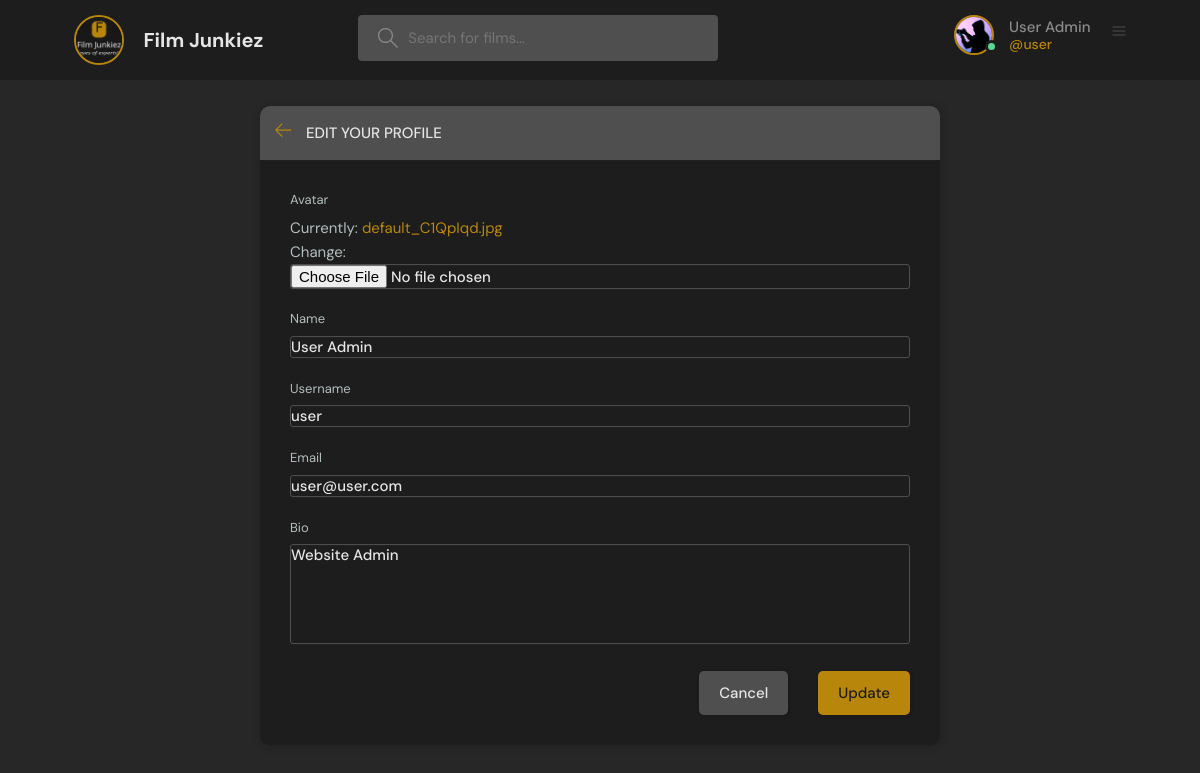
The app's page /modify-user (signed in) with its own data.
### base/models.py (models this page shows, shortened)
class User(AbstractUser):
    name = models.CharField(max_length=200, null=True)
    email = models.EmailField(unique=True, null=True)
    bio = models.TextField(null=True)
    avatar = models.ImageField(null=True, default="avatar.svg")
    USERNAME_FIELD = 'email'
    REQUIRED_FIELDS = ['username']

### base/views.py (the view)
# urls.py: path("modify-user", views.modifyUser, name="modify-user"),
@login_required(login_url='login')
def modifyUser(request):
    user = request.user
    form = UserForm(instance=user)
    if request.method == 'POST':
        form = UserForm(request.POST, request.FILES, instance=user)
        if form.is_valid():
            form.save()
            return redirect('user-profile', pk=user.id)
    return render(request, 'base/modify_user.html', {'form': form})

### base/forms.py
class UserForm(ModelForm):
    class Meta:
        model = User
        fields = ['avatar', 'name', 'username', 'email', 'bio']

### base/templates/base/modify_user.html (shortened to what this page needs)
{% extends "main.html" %}
{% block content %}
    <main class="update-account layout">
        <div class="container">
            <div class="layout__box">
                <div class="layout__boxHeader">
                    <div class="layout__boxTitle">
                        <a href="{% url 'home' %}">
                            <svg version="1.1" xmlns="http://www.w3.org/2000/svg" width="32" height="32"
                                viewBox="0 0 32 32">
                                <title>arrow-left</title>
                                <path
                                    d="M13.723 2.286l-13.723 13.714 13.719 13.714 1.616-1.611-10.96-10.96h27.625v-2.286h-27.625l10.965-10.965-1.616-1.607z">
                                </path>
                            </svg>
                        </a>
                        <h3>Edit your profile</h3>
                    </div>
                </div>
                <div class="layout__body">
                    <form class="form" action="" method="POST"  enctype="multipart/form-data">
                        {% for field in form %}
                        <div class="form__group">
                            <label for="profile_pic">{{field.label}}</label>
                           {{field}}
                        </div>
                        {% endfor %}
                        <div class="form__action">
                            <a class="btn btn--dark" href="{% url 'user-profile' user.id%}">Cancel</a>
                            <button class="btn btn--main" type="submit">Update</button>
                        </div>
                    </form>
                </div>
            </div>
        </div>
    </main>
{% endblock %}

### templates/navbar.html (shortened to what this page needs)
{% load static %}
<header class="header header--loggedIn">
    <div class="container">
      <a href="{% url 'home' %}" class="header__logo">
        <img src="{% static 'img/film_junkiez_logo.png' %}" alt="image logo">
        <h1>Film Junkiez</h1>
      </a>
      <form class="header__search" method="GET" action="{% url 'home' %}">
        <label>
          <input name="q" placeholder="Search for films..." />
        </label>
      </form>
      <nav class="header__menu">
        {% if request.user.is_authenticated %}
        <div class="header__user">
          <a href="{% url 'user-profile' user.id %}">
            <div class="avatar avatar--medium active">
              <img src="{{request.user.avatar.url}}" />
            </div>
            <p>{{request.user.name}} <span>@{{request.user.username}}</span></p>
          </a>
          <button class="dropdown-button">
            <svg version="1.1" xmlns="http://www.w3.org/2000/svg" width="32" height="32" viewBox="0 0 32 32">
              <title>More</title>
              <path d="M3 3h26v2h-26v-2zM3 11h26v2h-26v-2zM3 19h26v2h-26v-2z"></path>
            </svg>
          </button>
        </div>
        {% else %}
        <a href="{% url 'login' %}">
          <img src="{% static 'img/avatar.svg' %}" />
          <p>Login</p>
        </a>
        {% endif %}
      </nav>
    </div>
  </header>

### records on screen
User: user.avatar (placeholder picture), user.name "User Admin", user.username "user", form "User Admin" "user" "user@user.com" "Website Admin"

### other values on screen
{{ field.label }} "Avatar" "Name" "Username" "Email" "Bio"
